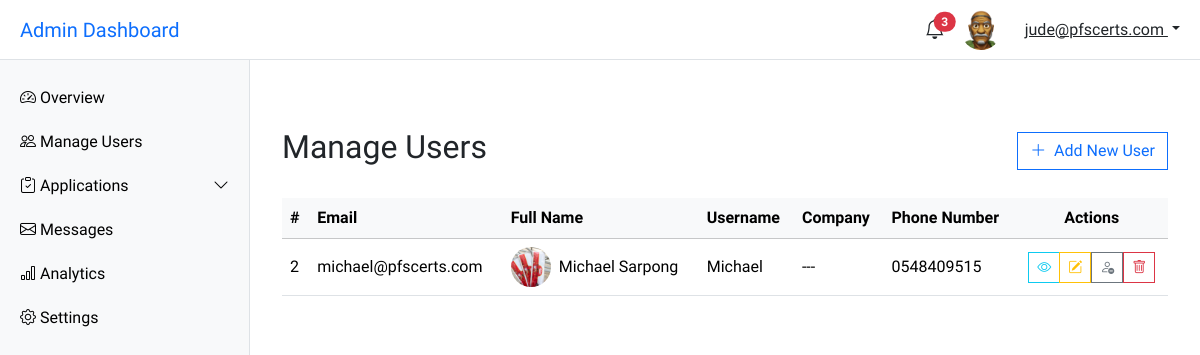
/dashboard/admin/users/manage (signed in), run on the app's committed database.
### account/models.py (models this page shows, shortened)
class CustomUser(AbstractUser):
    email = models.EmailField(unique=True)
    username = models.CharField(max_length=100)
    first_name = models.CharField(max_length=50)
    last_name = models.CharField(max_length=50, blank=True)
    business_name = models.CharField(max_length=250)
    phone_number = models.CharField(max_length=30)
    whatsapp_number = models.CharField(max_length=30)
    instagram_handle = models.CharField(max_length=30, blank=True)
    facebook_handle = models.CharField(max_length=30, blank=True)
    profile_photo = models.ImageField(upload_to='users/profile_photos/', null=True, blank=True)
    bio = models.TextField(blank=True)
    x_handle = models.CharField(max_length=30, blank=True)
    linkedin_handle = models.CharField(max_length=30, blank=True)
    USERNAME_FIELD = 'email'
    REQUIRED_FIELDS = ['username']

### main/views.py (the view)
# urls.py: path('dashboard/admin/users/manage', manage_users, name='manage-users'),
@user_passes_test(lambda u: u.is_staff or u.is_superuser)
def manage_users(request):
    users = CustomUser.objects.all()
    context = {
        'users': users,
    }
    return render(request, 'main/manage_users.html', context)

### main/templates/main/manage_users.html (shortened to what this page needs)
{% extends "main/admin-base.html" %}
{% block content %}
<main class="main-content">
    <div class="container mt-5">
        <div class="d-flex justify-content-between align-items-center mb-4">
            <h2>Manage Users</h2>
            <button class="btn btn-outline-primary" data-bs-toggle="modal" data-bs-target="#addUserModal">
            <i class="bi bi-plus-lg me-1"></i> Add New User
            </button>
        </div>
        <div class="table-responsive">
            <table class="table mb-0 align-middle">
                <thead class="table-light">
                <tr>
                    <th>#</th>
                    <th>Email</th>
                    <th>Full Name</th>
                    <th>Username</th>
                    <th>Company</th>
                    <th>Phone Number</th>
                    <th class="text-center">Actions</th>
                </tr>
                </thead>
                <tbody>
                {% for user in users %}
                {% if not user.is_superuser %}
                <tr>
                    <td>{{ forloop.counter }}</td>
                    <td>{{ user.email }}</td>
                    <td>
                        <div class="d-flex align-items-center">
                            <img src="{% if user.profile_photo %}{{ user.profile_photo.url }}{% else %}https://ui-avatars.com/api/?name={{ user.first_name }}+{{ user.last_name }}&background=0D8ABC&color=fff&size=40{% endif %}"
                                alt="Profile" class="rounded-circle me-2"
                                style="width: 40px; height: 40px; object-fit: cover;">
                            <span>{{ user.first_name }} {{ user.last_name }}</span>
                        </div>
                    </td>
                    <td>{{ user.username|default:"---" }}</td>
                    <td>{{ user.company_name|default:"---" }}</td>
                    <td>{{ user.phone_number|default:"---" }}</td>
                    <td class="text-center">
                    <div class="btn-group">
                        <button class="btn btn-outline-info btn-sm" data-bs-toggle="modal" data-bs-target="#viewUserModal{{ user.id }}" data-bs-toggle="tooltip" title="View">
                        <i class="bi bi-eye"></i>
                        </button>
                        <a href="{% url 'edit-user' user.id %}" class="btn btn-outline-warning btn-sm" data-bs-toggle="tooltip" title="Edit">
                            <i class="bi bi-pencil-square"></i>
                        </a>
                        <form action="{% url 'toggle-user-active' user.id %}" method="POST" style="display:inline;">
                            <button type="submit"
                                    class="btn btn-outline-secondary btn-sm"
                                    data-bs-toggle="tooltip"
                                    title="{% if user.is_active %}Deactivate{% else %}Activate{% endif %}">
                            <i class="bi {% if user.is_active %}bi-person-dash{% else %}bi-person-check{% endif %}"></i>
                            </button>
                        </form>
                        <form action="{% url 'delete-user' user.id %}" method="POST" style="display:inline;">
                        <button type="submit" class="btn btn-outline-danger btn-sm" data-bs-toggle="tooltip" title="Delete" onclick="return confirm('Are you sure you want to delete this user?');">
                        <i class="bi bi-trash"></i>
                        </button>
                        </form>
                    </div>
                    </td>
                </tr>
                {% endif %}
                {% endfor %}
                </tbody>
            </table>
        </div>
    </div>
</main>
{% endblock %}

### main/templates/main/admin-base.html (shortened to what this page needs)
<!DOCTYPE html>
{% load static %}
<html lang="en">
<head>
  <link href="https://cdn.jsdelivr.net/npm/bootstrap@5.3.3/dist/css/bootstrap.min.css" rel="stylesheet">
  <link href="https://cdn.jsdelivr.net/npm/bootstrap-icons@1.10.5/font/bootstrap-icons.css" rel="stylesheet">
</head>
<body>
<header class="topbar">
  <h5 class="m-0 d-none d-lg-block">
    <a href="{% url 'admin-dashboard' %}" class="text-decoration-none">Admin Dashboard</a>
  </h5>
  <div class="d-flex align-items-center gap-3 ms-auto">
    <div class="dropdown">
      <a href="#" class="text-dark position-relative" id="notifDropdown" data-bs-toggle="dropdown" aria-expanded="false">
        <i class="bi bi-bell fs-5"></i>
        <span class="position-absolute top-0 start-100 translate-middle badge rounded-pill bg-danger">3</span>
      </a>
    </div>
    <img src="{% if user.profile_photo %}{{ user.profile_photo.url }}{% else %}https://ui-avatars.com/api/?name={{ user.first_name }}+{{ user.last_name }}&background=0D8ABC&color=fff&size=40{% endif %}" alt="Profile" class="rounded-circle me-2" style="width: 40px; height: 40px; object-fit: cover;">
    <div class="dropdown">
      <a class="dropdown-toggle text-dark" href="#" id="userDropdown" data-bs-toggle="dropdown" aria-expanded="false">
        {{ request.user.email }}
      </a>
    </div>
  </div>
</header>
<nav class="sidebar overflow-auto" id="sidebar">
  <a href="{% url "admin-dashboard" %}"><i class="bi bi-speedometer2"></i> Overview</a>
  <a href="{% url "manage-users" %}"><i class="bi bi-people"></i> Manage Users</a>
  <a data-bs-toggle="collapse" href="#servicesMenu" role="button" aria-expanded="false" aria-controls="servicesMenu">
    <i class="bi bi-clipboard-check"></i> Applications
    <i class="bi bi-chevron-down float-end"></i>
  </a>
  <a href="#"><i class="bi bi-envelope"></i> Messages</a>
  <a href="#"><i class="bi bi-bar-chart"></i> Analytics</a>
  <a href="#"><i class="bi bi-gear"></i> Settings</a>
</nav>
{% block content %}{% endblock content %}
</body>
</html>

### main/templates/main/admin-base.html (style rules this page uses)
body { font-family: 'Source Sans Pro', sans-serif; }
.sidebar { position: fixed; top: 60px; left: 0; height: 100vh; width: 250px; background: #f8f9fa; border-right: 1px solid #dee2e6; padding-top: 1rem; transition: transform 0.3s ease; }
.sidebar a { padding: 10px 20px; display: block; color: #000; text-decoration: none; }
.main-content { margin-left: 250px; padding: 80px 20px 20px; transition: margin-left 0.3s; }
.topbar { position: fixed; top: 0; left: 0; right: 0; height: 60px; background-color: #fff; border-bottom: 1px solid #dee2e6; display: flex; align-items: center; justify-content: space-between; padding: 0 20px; z-index: 1030; }
.btn, .card { border-radius: 0 !important; box-shadow: none !important; transition: background-color 0.3s, color 0.3s; }

### data on the page
CustomUser: profile_photo (picture), user.email "jude@pfscerts.com"
CustomUser: email "michael@pfscerts.com", profile_photo (picture), first_name "Michael", last_name "Sarpong", username "Michael", company_name "---", phone_number "0548409515", is_active True (drawn)
